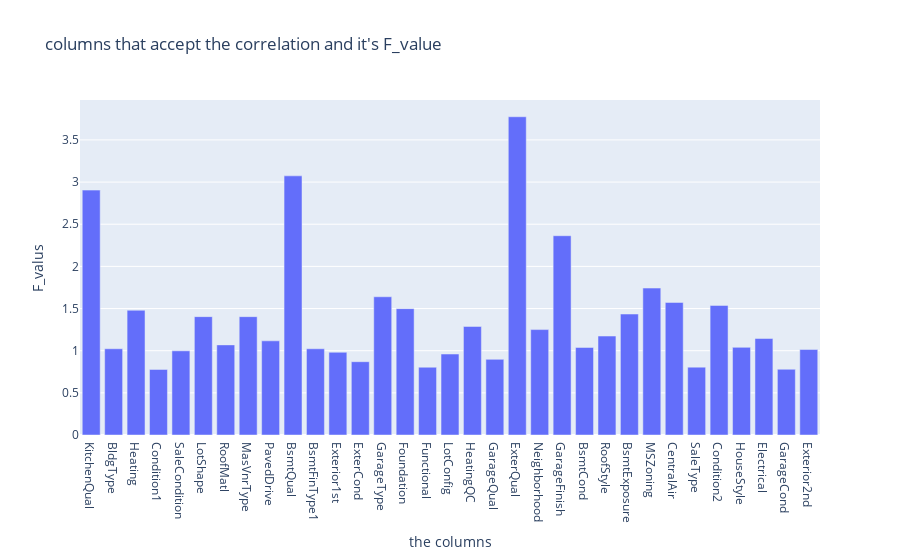

Notebook cell for this chart:
### Code cell
px.bar(x=[*inter],y=f_value.loc[[*inter]],labels={"x":"the columns","y":"F_valus"},
      title="columns that accept the correlation and it's F_value")

### Figure 1 — Plotly figure (JSON) as saved in the notebook; plotly's stock layout.template omitted (floating-point values rounded to 4 significant figures)
{"data": [{"alignmentgroup": "True", "hovertemplate": "the columns=%{x}<br>F_valus=%{y}<extra></extra>", "legendgroup": "", "marker": {"color": "#636efa", "pattern": {"shape": ""}}, "name": "", "offsetgroup": "", "orientation": "v", "showlegend": false, "textposition": "auto", "type": "bar", "x": ["KitchenQual", "BldgType", "Heating", "Condition1", "SaleCondition", "LotShape", "RoofMatl", "MasVnrType", "PavedDrive", "BsmtQual", "BsmtFinType1", "Exterior1st", "ExterCond", "GarageType", "Foundation", "Functional", "LotConfig", "HeatingQC", "GarageQual", "ExterQual", "Neighborhood", "GarageFinish", "BsmtCond", "RoofStyle", "BsmtExposure", "MSZoning", "CentralAir", "SaleType", "Condition2", "HouseStyle", "Electrical", "GarageCond", "Exterior2nd"], "xaxis": "x", "y": [2.905, 1.023, 1.48, 0.7777, 0.9984, 1.404, 1.069, 1.404, 1.117, 3.074, 1.023, 0.9812, 0.8696, 1.64, 1.499, 0.804, 0.9605, 1.288, 0.8972, 3.775, 1.25, 2.364, 1.039, 1.174, 1.435, 1.743, 1.572, 0.8051, 1.537, 1.04, 1.144, 0.7796, 1.014], "yaxis": "y"}], "layout": {"barmode": "relative", "legend": {"tracegroupgap": 0}, "title": {"text": "columns that accept the correlation and it's F_value"}, "xaxis": {"anchor": "y", "domain": [0, 1], "title": {"text": "the columns"}}, "yaxis": {"anchor": "x", "domain": [0, 1], "title": {"text": "F_valus"}}}}
